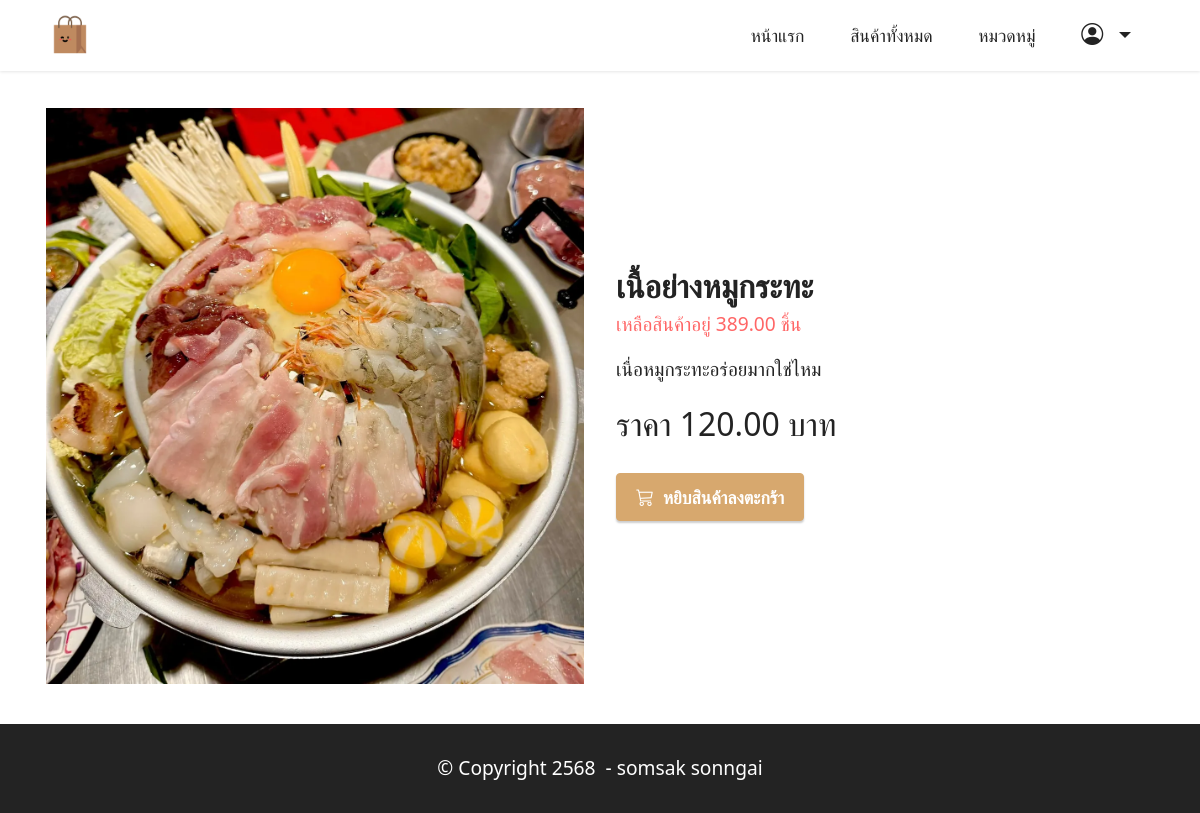
The app's page /blog/product/1/ with its own data.
### productapp/models.py (models this page shows, shortened)
class Product1(models.Model):
    category = models.ForeignKey(Category, on_delete=models.CASCADE,null=True)  # เชื่อมโยงกับ Category
    name = models.CharField(max_length=100)  # ชื่อสินค้า
    description = models.TextField(max_length=500)
    price = models.DecimalField(max_digits=10, decimal_places=2)
    stock = models.DecimalField(max_digits=10, decimal_places=2)
    is_trending = models.BooleanField(default=False)
    image = models.ImageField(upload_to="product")
    profitprice = models.DecimalField(max_digits=10, decimal_places=2)
    created_at = models.DateTimeField(auto_now_add=True)  # วันที่เพิ่ม
    updated_at = models.DateTimeField(auto_now=True)      # วันที่แก้ไข
    barcode = models.CharField(max_length=13, unique=True) # สามารถที่จะทำการเพิ่มได้แค่ 13 ตัว
    class Meta:
        verbose_name = "Product"
        verbose_name_plural = "รายการสินค้า"

### productapp/views.py (the view)
# urls.py: path('product/<int:id>/', views.productDetail, name='productDetail'), #การเรียกใช้ blog ตามด้วย id
def productDetail(request,id):
    product=Product1.objects.get(pk=id)
    return render (request,"detail.html",{"product":product}) #มันก็คือ Product1 นั้นแหละที่เรียกใช้ที่เก็บไว้ในตัวแปร product ถ้าต้องการที่จะทำการเรียกใช้ก็เรียกใช้ product

### productapp/templates/detail.html (shortened to what this page needs)
{% extends "layout.html"%}
{% load humanize %}
{% block content%}
<div class="container my-3">
    <div class="card-wrapper">
        <div class="row align-items-center mt-4">
            <div class="col-12 col-lg-6">
                <div class="image-wrapper">
                    <img src="{{product.image.url}}">
                </div>
            </div>
            <div class="col-12 col-lg-6 my-4">
                <div class="text-box">
                    <h5 class="mbr-title mbr-fonts-style display-5">
                        <strong>{{product.name}}</strong>
                        <p class="display-7 text-secondary">เหลือสินค้าอยู่ {{product.stock}} ชิ้น</p>
                    </h5>
                    <p class="mbr-text mbr-fonts-style display-7">{{product.description}}</p>
                    <div class="cost">
                        <span class="currentcost mbr-fonts-style pr-2 display-5">ราคา {{product.price}} บาท</span>
                    </div>
                    <div class="mbr-section-btn pt-3">
                        {%if product.stock <= 0 %}
                             <h2 class="text-secondary " t>สินค้าหมด</h2>
                        {% else %}
                            <a href="{% url 'addCart' product.id %}" class="btn btn-primary display-4">
                                 <i class="bi bi-cart3"></i></i>&nbsp;
                                    หยิบสินค้าลงตะกร้า
                             </a>
                         {% endif %}
                    </div>
                </div>
            </div>
        </div>
    </div>
    <br>
</div>
{% endblock %}

### productapp/static/assets/theme/css/style.css (style rules this page uses)
body { font-style: normal; line-height: 1.5; font-weight: 400; color: #232323; position: relative; }
section, .container, .container-fluid { position: relative; word-wrap: break-word; }
a { font-style: normal; font-weight: 400; cursor: pointer; }
a, a:hover { text-decoration: none; }
.mbr-text { font-style: normal; line-height: 1.7; }
h1, h2, h3, h4, h5, h6, .display-1, .display-2, .display-4, .display-5, .display-7, span, p, a { line-height: 1; word-break: break-word; word-wrap: break-word; font-weight: 400; }
b, strong { font-weight: bold; }
img, iframe { display: block; width: 100%; }
.mbr-section-btn { margin-left: -0.6rem; margin-right: -0.6rem; font-size: 0; }
.btn { font-weight: 600; border-width: 1px; font-style: normal; margin: 0.6rem 0.6rem; white-space: normal; transition: all 0.2s ease-in-out; display: inline-flex; align-items: center; justify-content: center; word-break: break-word; }
.row { display: -webkit-flex; -webkit-flex-wrap: wrap; }
.card-wrapper { -webkit-flex: 1; }
html, body { height: auto; min-height: 100vh; }
.mt-4 { margin-top: 2rem !important; }
@media (min-width: 992px) { .container { padding-left: 16px; padding-right: 16px; } }
@media (min-width: 992px) { .row { margin-left: -16px; margin-right: -16px; } }
@media (min-width: 992px) { .row > [class*=col] { padding-left: 16px; padding-right: 16px; } }
.card-wrapper, .item-wrapper { overflow: hidden; }

### productapp/static/assets/custom/css/custom-style.css (style rules this page uses)
.display-4 { font-size: 1.1rem; line-height: 1.5; }
.display-5 { font-size: 2rem; line-height: 1.5; }
.display-7 { font-size: 1.2rem; line-height: 1.5; }
.btn { padding: 0.6rem 1.2rem; border-radius: 4px; }
.btn-primary, .btn-primary:active { background-color: #d7a86e !important; border-color: #d7a86e !important; color: #ffffff !important; box-shadow: 0 2px 2px 0 rgba(0, 0, 0, 0.2); }
.text-secondary { color: #ff6666 !important; }
a, a:hover { color: #d7a86e; }
body { overflow-x: hidden; }
a { transition: color 0.6s; }

### records on screen
Product1: image (picture), name "เนื้อย่างหมูกระทะ", stock "389.00", description "เนื่อหมูกระทะอร่อยมากใช่ไหม", price "120.00"
